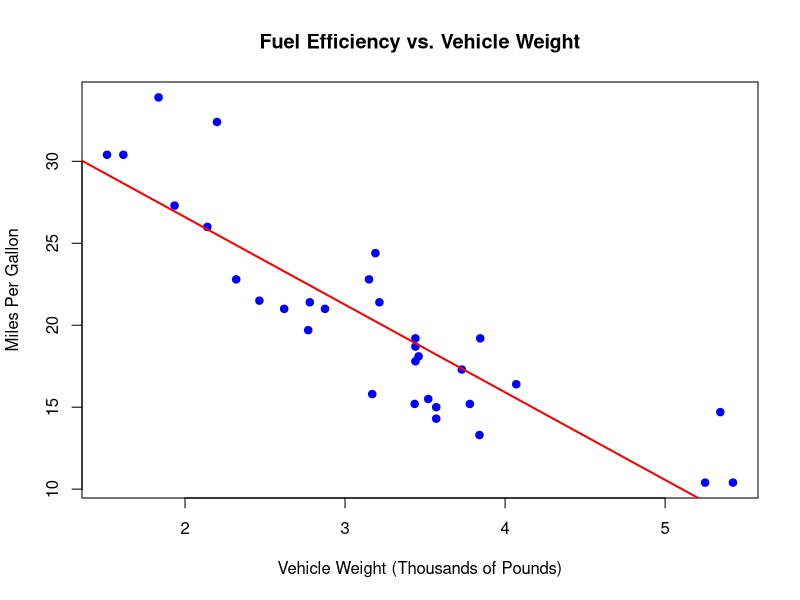

Generate this figure with R:

# Name: Labour Modi
# Course: COP2073C
# Assignment: Module 9
# Date: November 9, 2026

# Step 1: Plot the data

data(mtcars)

plot(mtcars$wt, mtcars$mpg,
     main = "Fuel Efficiency vs. Vehicle Weight",
     xlab = "Vehicle Weight (Thousands of Pounds)",
     ylab = "Miles Per Gallon",
     pch = 19,
     col = "blue")

# Step 2: Fit the linear regression model

model <- lm(mpg ~ wt, data = mtcars)

# Step 3: Add the regression line

abline(model, col = "red", lwd = 2)

# Step 4: Display regression results

summary(model)

# Calculate the confidence interval

confint(model, level = 0.95)

# Extract and display the slope and p-value

slope <- coef(model)["wt"]
p_value <- summary(model)$coefficients["wt", "Pr(>|t|)"]

cat("Estimated slope:", slope, "\n")
cat("P-value:", p_value, "\n")

# Step 5: Create a new data frame for a 6,000-pound vehicle

new_car <- data.frame(wt = 6)

# Step 6: Predict MPG with a 95% prediction interval

prediction <- predict(model,
                      newdata = new_car,
                      interval = "prediction",
                      level = 0.95)

cat("Predicted MPG and 95% Prediction Interval:\n")
print(prediction)

# Step 7: Evaluate the prediction

cat("Vehicle weight range in mtcars:\n")
print(range(mtcars$wt))

cat("A 6,000-pound vehicle is outside the dataset range.")
cat(" This prediction involves extrapolation.\n")
cat("Interpret the prediction with caution.\n")
